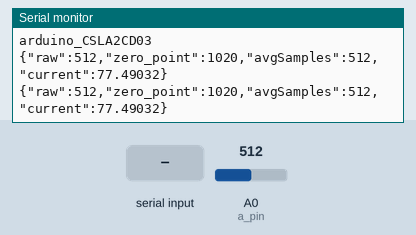
Recording of a sketch running on a simulated Arduino Uno, built with avr-gcc and run on an emulated ATmega328P. On the bench: the last lines printed to the serial monitor. The test bench sets the inputs (shaded band); at power-on: A0 (a_pin) = 512. EEPROM starts erased.

Above: at 1.2 s.
1.3 s: "90,45\n" received over Serial
At 2.0 s:
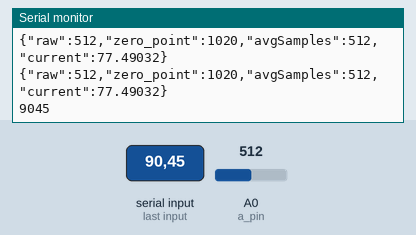
3.0 s: A0 (a_pin) set to 716
At 3.5 s:
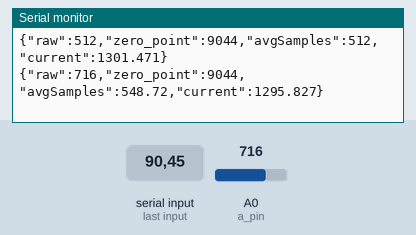
4.5 s: "30,150\n" received over Serial
At 5.1 s:
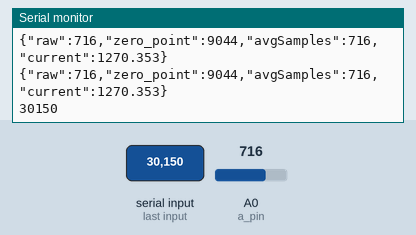
6.0 s: A0 (a_pin) set to 900
At 6.6 s:
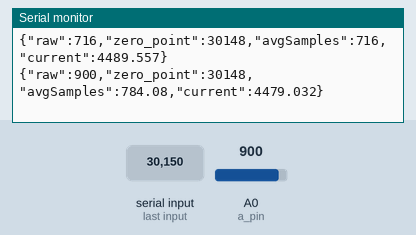
Timing chart, 0 to 8.5 s (numbered marks = the images above; inputs shaded):
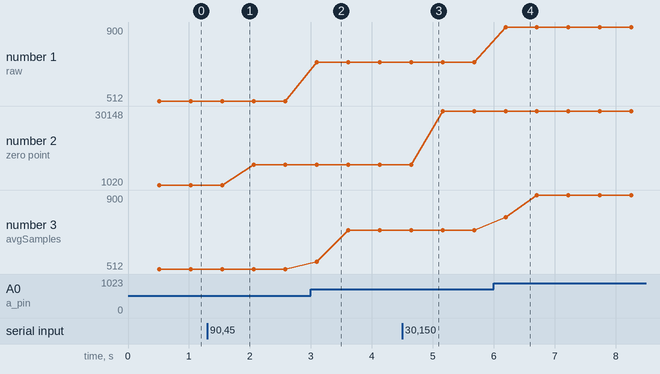

Measured:
- after the input at 1.3 s, the serial monitor: prints a new line after 0.25 s (image 1)
- after the input at 3.0 s, the serial monitor: prints a new line after 0.10 s (image 2)
- after the input at 4.5 s, the serial monitor: prints a new line after 0.15 s (image 3)
- after the input at 6.0 s, the serial monitor: prints a new line after 0.19 s (image 4)
- plotted number 1: 512 → 716 after the input at 3.0 s, 716 → 900 after the input at 6.0 s
- plotted number 2: 1020 → 9044 after the input at 1.3 s, 9044 → 30148 after the input at 4.5 s
- plotted number 3: 512 → 716 after the input at 3.0 s, 716 → 900 after the input at 6.0 s

The sketch:

arduino_CSLA2CD03.ino
```cpp
/*
 * https://forum.arduino.cc/index.php?topic=382737.0
 * read data from serial expecting an integer. if value is integer then
 * it udpates the ZERO_POINT value with which it calculates the
 * appropriate current.
 */
#include <EEPROM.h>
#include <ArduinoJson.h>
#include <ctype.h>

const byte a_pin=A0;
int zero_point_EEPROM; //initial zero point (in mem)
int zero_point = 740; //initial zero point
//const int point_72a = 336;
const float amp_per_step = 0.15254 ; // 72/(818-336) Values to be adjusted/calibrated

//address in EEPROM where I store the zero pint calculated from the incoming voltage.
int address = 0;

String inputString = "";         // a string to hold incoming data
boolean stringComplete = false;  // whether the string is complete

void setup()
{
  zero_point_EEPROM = EEPROM.read(address);
  Serial.begin(115200);
  while (!Serial)
  {
    ; // wait for serial port to connect. Needed for native USB port only
  }
  Serial.println("arduino_CSLA2CD03");
  // reserve 3 bytes for the inputString:
  //inputString.reserve(3);
}

void loop()
{
  zero_point = zero_point_EEPROM * 4;
  int steps;
  float current;
  int raw;
  int loopamount = 100;
  float samples = 0.0;
  float avgSamples = 0.0;

  for (int x = 0; x < loopamount; x++){ //Get samples
    raw = analogRead(a_pin);
    samples = samples + raw;
    delay (5); // let ADC settle before next sample
  }

  avgSamples = samples / (float)loopamount;
  steps = zero_point - avgSamples;
  current =  amp_per_step * steps;

  // Memory pool for JSON object tree.
  //
  // Inside the brackets, 200 is the size of the pool in bytes.
  // If the JSON object is more complex, you need to increase that value.
  StaticJsonBuffer<200> jsonBuffer;
  // Create the root of the object tree.
  //
  // It's a reference to the JsonObject, the actual bytes are inside the
  // JsonBuffer with all the other nodes of the object tree.
  // Memory is freed when jsonBuffer goes out of scope.
  JsonObject& root = jsonBuffer.createObject();
  // Add values in the object
  //
  // Most of the time, you can rely on the implicit casts.
  // In other case, you can do root.set<long>("time", 1351824120);

  root["raw"] = raw;
  root["zero_point"] = zero_point;
  root["avgSamples"] = avgSamples;
  root["current"] = current;
  root.printTo(Serial);
  Serial.println("");


}

void serialEvent() {
  inputString = "";
  //Serial.println("some data in...");
  while (Serial.available()) {
    // get the new byte:
    char inChar = (char)Serial.read();
    if ( isdigit(inChar) )
    {
      // add it to the inputString:
      inputString += inChar;
    }
    // if the incoming character is a newline, set a flag
    // so the main loop can do something about it:
    if (inChar == '\n') {
      stringComplete = true;
    }
  }
  Serial.println(inputString);
  //Serial.println(zero_point);
  zero_point_EEPROM = inputString.toInt() / 4;
  EEPROM.update(address, zero_point_EEPROM);
  //Serial.println(zero_point_EEPROM);

  while(Serial.read() != -1);
}
```
